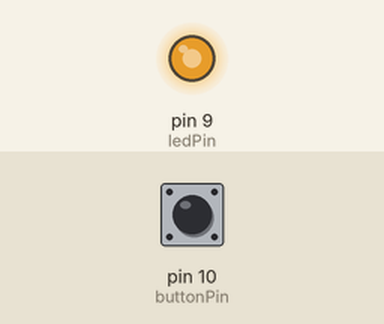
Simulated run of this sketch. Board: Arduino Uno, built with avr-gcc and run on an emulated ATmega328P. Parts: output pins drawn as LEDs (lit = HIGH). The test bench sets the inputs (shaded band); at power-on: pin 10 (buttonPin) LOW. What the sketch prints to the serial monitor is not drawn.

Above: at 1.25 s.
1.3 s: pin 10 (buttonPin) pulled HIGH for 0.15 s
At 1.47 s:
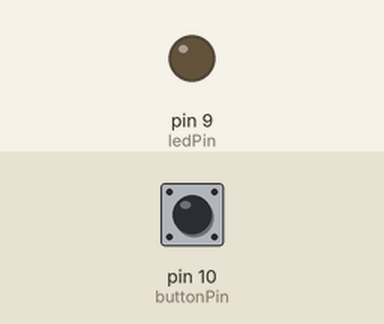
4.4 s: pin 10 (buttonPin) pulled HIGH for 3.2 s
At 8.21 s:
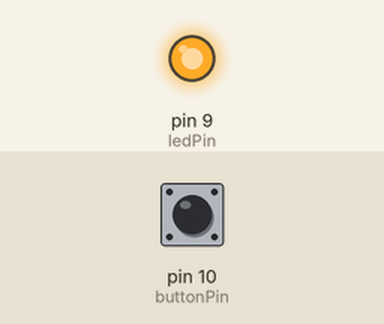
9.1 s: pin 10 (buttonPin) pulled HIGH for 1 s
At 10.41 s:
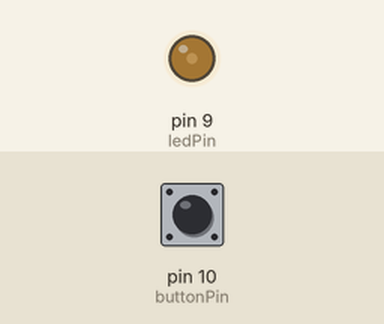
Timing chart, 0 to 18.1 s (numbered marks = the images above; inputs shaded):
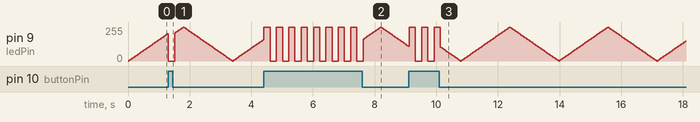

The sketch:

Led.ino
```cpp
/**
 * Simple circuit that fades an LED in and out by default
 * and blinks the LED on/off rapidly when the push button
 * is pressed.
 *
 * Connections:
 * 1) Pin 9 to LED anode
 * 2) LED cathode to 1K resistor (R1)
 * 3) Other end of R1 to GND
 * 4) Pin 10 to 1 side of push button and 10K resistor (R2)
 * 5) Other side of push button to VDD (5V)
 * 6) Other Side of R2 to GND
 */

const int ledPin = 9;
const int buttonPin = 10;
const int BLINK_MODE = HIGH; // Switch to change the default behavior

int digitalLedValue = LOW;
unsigned long previousTime = 0;
long interval = 30; // Initialized to fade interval
bool fadeIn = true; // Either fade in or out
int fadeValue = 0;
const int fadeIncrement = 5; // Adjust to fade faster or slower

void setup() {
  pinMode(ledPin, OUTPUT);
  Serial.begin(9600);
}

void loop() {
  // Is the button pressed?
  int buttonValue = digitalRead(buttonPin);

  // Print current button value to Serial Monitor
  Serial.println(buttonValue);
  delay(1);

  unsigned long currentTime = millis();

  // If 30 milliseconds have passed
  if (currentTime - previousTime >= interval) {
    // Reset the previous time
    previousTime = currentTime;

    // If button is pressed
    if (buttonValue == BLINK_MODE) {
      // Slow down the interval for blinking
      interval = 200;
      digitalWrite(ledPin, digitalLedValue);

      // If the LED was on, turn it off and vice-versa
      digitalLedValue = !digitalLedValue;
    } else {
      // Speed up interval for fading
      interval = 30;

      // Incrementally increase/decrease the brightness of the LED
      fadeValue += fadeIn ? fadeIncrement : -fadeIncrement;

      // Switch fading direction once you've reached
      // the maximum or minimum brightness
      if (fadeValue >= 255 || fadeValue <= 0) {
        fadeIn = !fadeIn;
      }
      analogWrite(ledPin, fadeValue);
    }
  }
}
```
